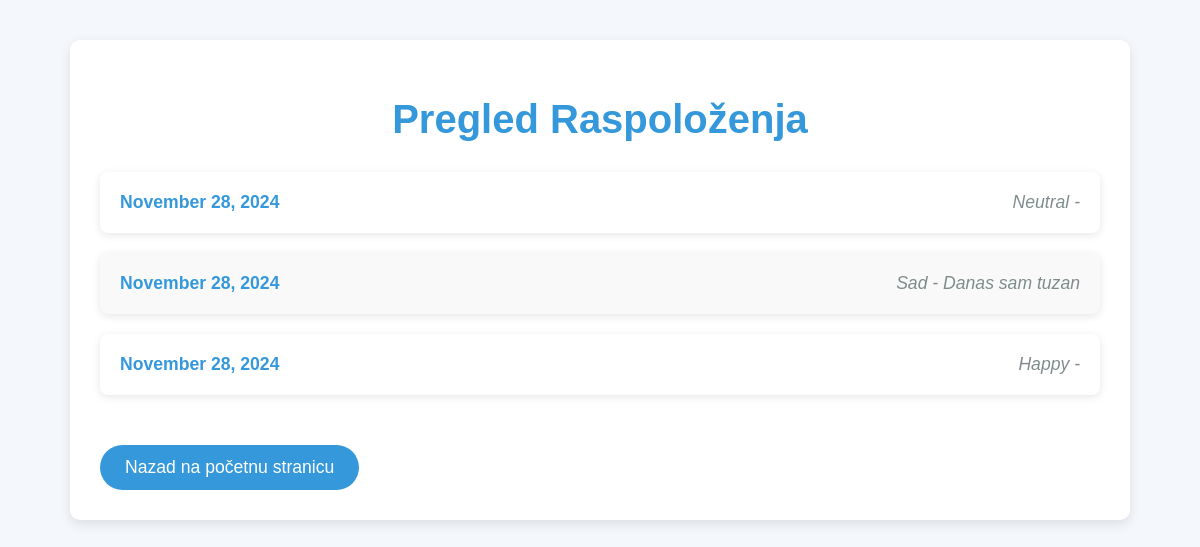
Page /tracker/moods/ on the earlier database version.
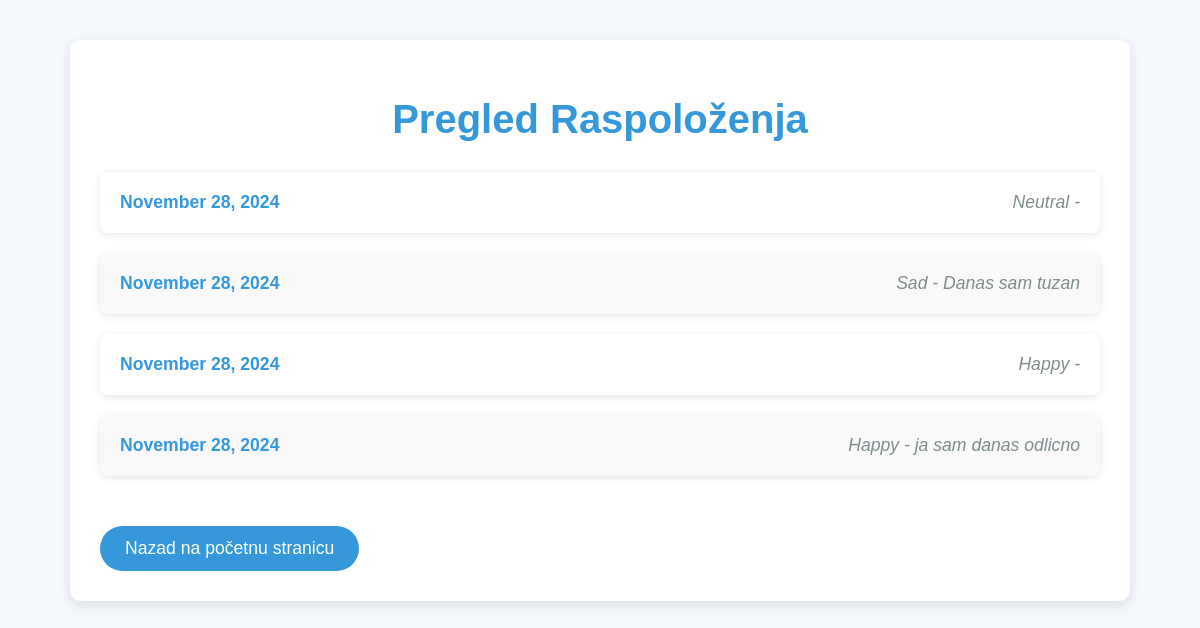
Same page on the later database version.
### tracker/models.py (models this page shows)
class MoodEntry(models.Model):
    user = models.ForeignKey(User, on_delete=models.CASCADE)
    date = models.DateField(auto_now_add=True)
    mood = models.CharField(max_length=20, choices=[
        ('Happy', 'Happy'),
        ('Sad', 'Sad'),
        ('Anxious', 'Anxious'),
        ('Neutral', 'Neutral'),
        ('Angry', 'Angry'),
    ])
    note = models.TextField(blank=True)

### tracker/views.py (the view)
# urls.py: path('moods/', MoodEntryListView.as_view(), name='mood_list'),
class MoodEntryListView(ListView):
    model = MoodEntry
    template_name = 'tracker/moodentry_list.html'

### tracker/templates/tracker/moodentry_list.html (shortened to what this page needs)
<!DOCTYPE html>
<html lang="en">
<head>
</head>
<body>
    <div class="container">
        <h1>Pregled Raspoloženja</h1>
        <ul>
            {% for mood in object_list %}
                <li>
                    <div class="mood-info">
                        <span class="mood-date">{{ mood.date|date:"F j, Y" }}</span>
                        <span class="mood-description">{{ mood.mood }} - {{ mood.note }}</span>
                    </div>
                </li>
            {% endfor %}
        </ul>
        <a href="{% url 'home' %}">Nazad na početnu stranicu</a>
    </div>
</body>
</html>

Differences in the rows shown:
added MoodEntry: date "November 28, 2024", mood "Happy", note "ja sam danas odlicno"
